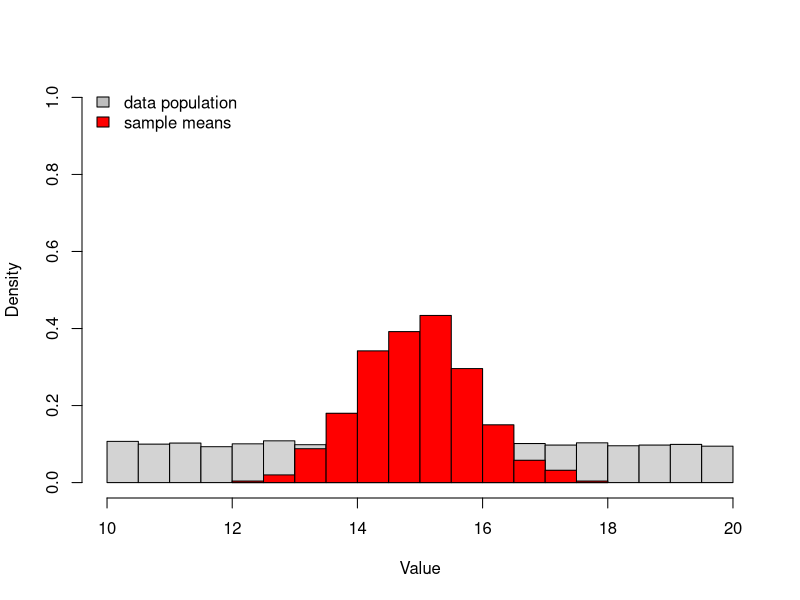
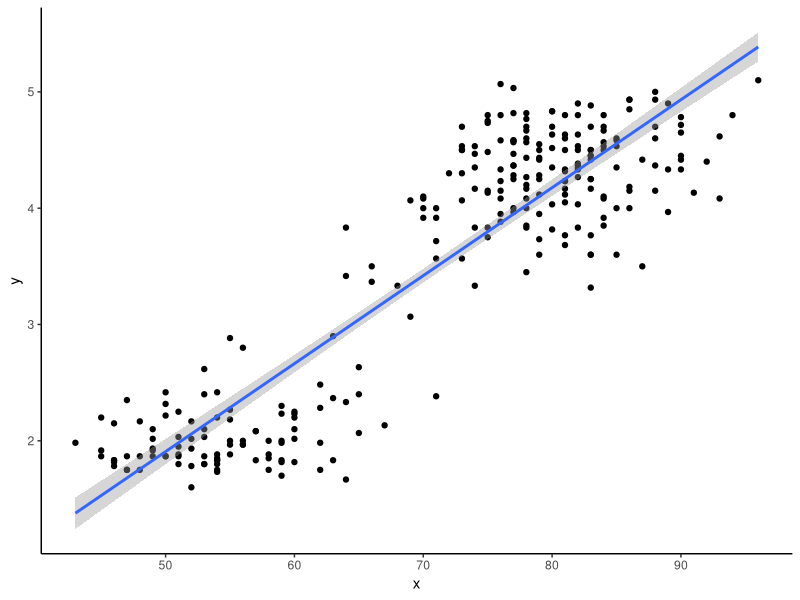
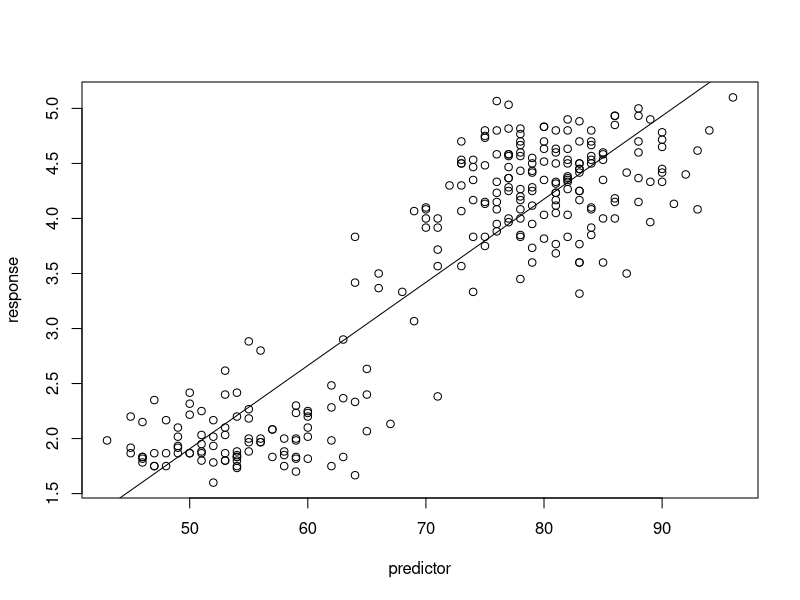
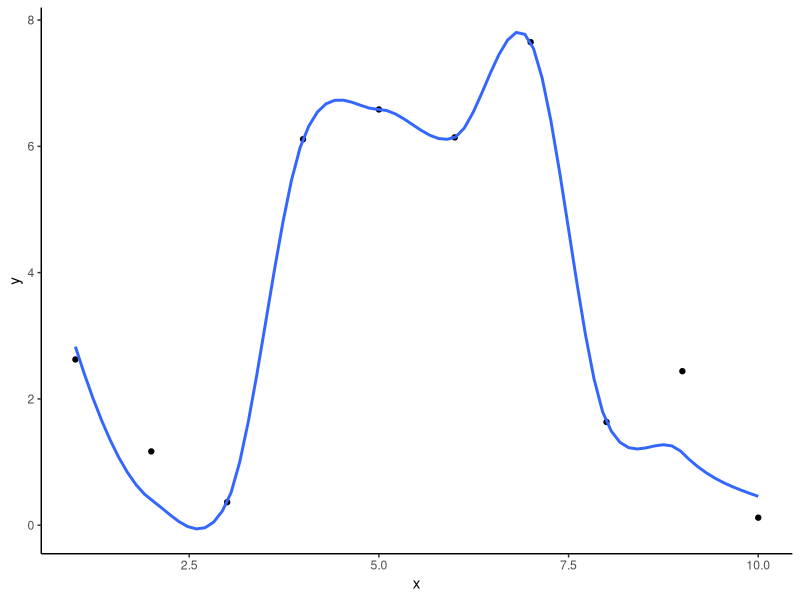
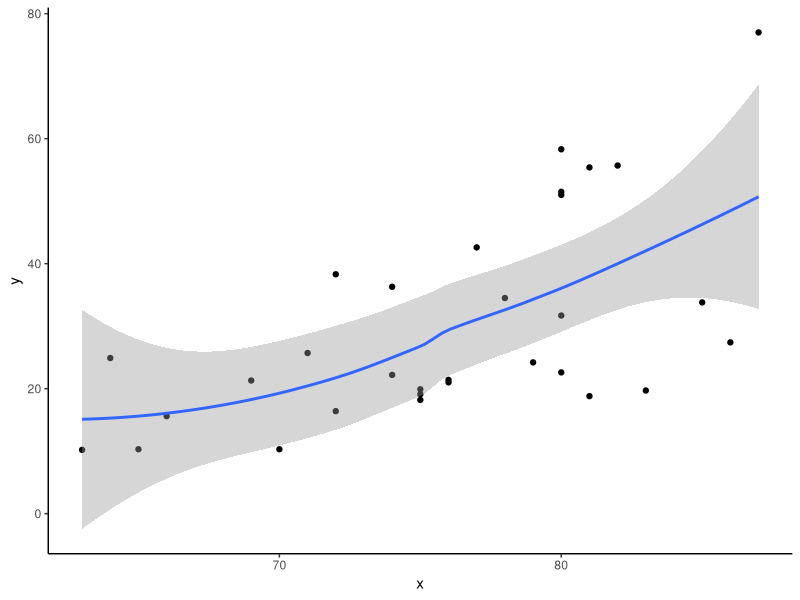
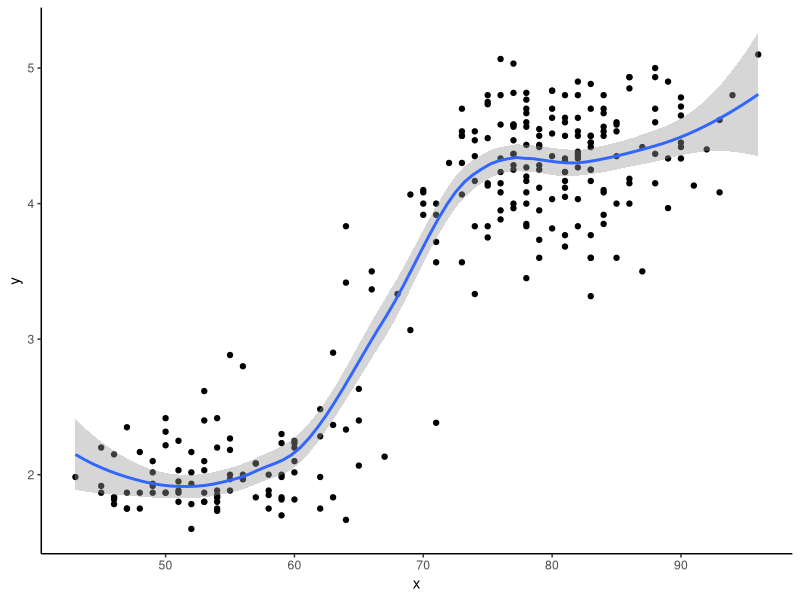
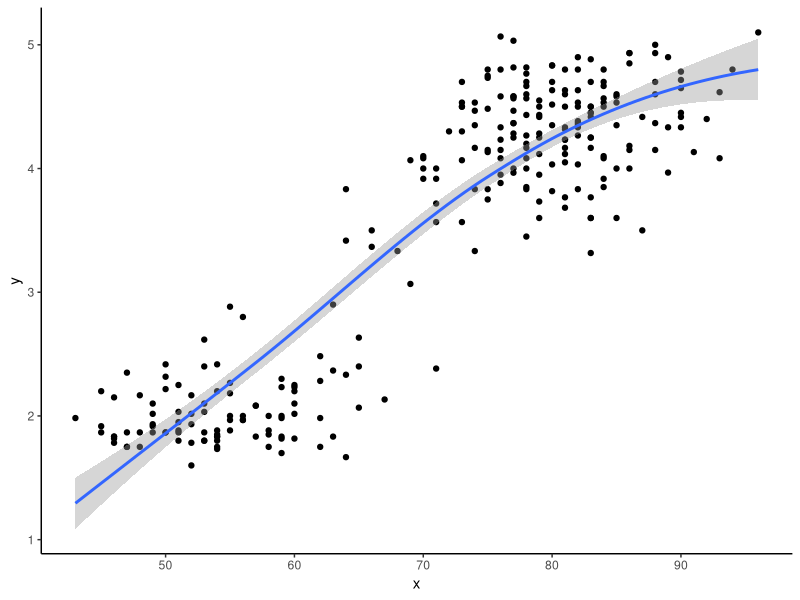
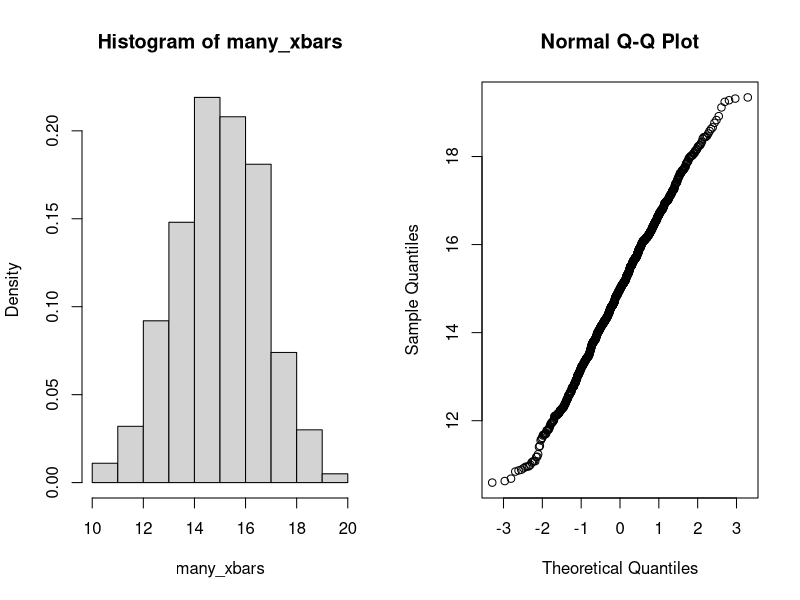

These charts were generated, in order, by the following R code: (Note: this script raises an error after producing the figures.)
## ---- chunk 1
library(dplyr)
library(ggplot2)
knitr::opts_chunk$set(echo = TRUE,cache = TRUE)
## ---- chunk 2

#  NRES 746, Lab 1  ----------------------
##  University of Nevada, Reno                        
##  Computational algorithms and review of statistics  

## ---- chunk 3

 # demo function (not part of lab)

myfunc <- function(x){
    # [add code here!]
}

## ---- chunk 4
myfunc <- function(x){     # demo function (not part of lab)
    sum(x)
}

## ---- chunk 5

# CENTRAL LIMIT THEOREM demonstration ------------------------

N <- 10          # sample size
lots <- 1000       # placeholder representing infinity 

##  Define the random number distribution. ------------------

runif(N,10,20)   # try uniform random number generator with min of 10 and max of 20. 

many_samples = replicate(lots,runif(N,10,20))  # do it many times!
many_xbars = colMeans(many_samples)

hist(many_samples,freq=F,ylim=c(0,1),main="",xlab="Value")      # plot out the distribution of sample means
hist(many_xbars,freq=F,add=T,col="red")    # overlay the distribution of the underlying data from which we are drawing samples.
legend("topleft",fill=c("gray","red"),legend=c("data population","sample means"),bty="n")     # add a legend to the plot

## ---- chunk 6

# LAB 1 answer key  --------------------

# this is just one solution- there are lots of other possibilities

## exercise 1a  ----------------------

CoefVar <- function(x){    
  cv <- sd(x,na.rm=TRUE)/mean(x,na.rm=TRUE)
  return(cv)     
}
#CoefVar(c(2,3,4,3,2,3,4))   # test your function

## ---- chunk 7

# Testing your code ------------------------ 
#   Explore the "trees" dataset 

#?trees

summary(trees)    # learn more about the data

trees$Height    # extract the "Height" column from the trees dataset.

CoefVar(trees$Height)    # run your new function!

## ---- chunk 8

library(ggplot2)

## exercise 1b ---------------------

    # ggplot version
DrawLine <- function(x,y){ 
  coefs <- coef(lm(y~x))
  df = data.frame(x=x,y=y)
  plot = ggplot(df,aes(x,y)) +
    geom_point() +
    geom_smooth(method="lm") +
    theme_classic()
  print(plot)
  return(coefs)
}

      # base R version
DrawLine_base <- function(x,y){ 
  plot(y~x,xlab="predictor",ylab="response")
  mod = lm(y~x)
  coefs <- coef(mod)
  abline(mod)
  return(coefs)
}

## ---- chunk 9

#DrawLine(trees$Height,trees$Volume)

# ?faithful
# summary(faithful)

## ggplot version:
DrawLine(faithful$waiting,faithful$eruptions)    # test your function using the old faithful eruptions data

## ggplot version:
DrawLine_base(faithful$waiting,faithful$eruptions)

## ---- chunk 10

## exercise 1c --------------------

    # ggplot version
DrawLine2 <- function(x,y,smooth=TRUE,span=1){ 
  if(smooth) coefs <- loess(y~x,span=span) else coefs <- coef(lm(y~x))
  df = data.frame(x=x,y=y)
  plot = ggplot(df,aes(x,y)) +
    geom_point() +
    geom_smooth(method="loess",span=span) +
    theme_classic()
  print(plot)
  return(coefs)
}

      # base R version
DrawLine2_base <- function(x,y,smooth=TRUE,span=1){  
  if(smooth==FALSE){
    plot(y~x)
    mod <- lm(y~x)
    coefs <- coef(mod)
    abline(coefs,lwd=2)
  }else{
    coefs <- loess(y~x,span=span)
    scatter.smooth(y~x,span=span,lpars=list(lwd=2))
  }
  return(coefs)     
}

## ---- chunk 11
xvec <- c(1:10)
yvec <- rnorm(length(xvec),c(2:6,7:3),2)
DrawLine2(xvec,yvec,smooth=T,span=0.5)    # run your new function!

DrawLine2(x=trees$Height,y=trees$Volume,smooth=F)

DrawLine2(faithful$waiting,faithful$eruptions,smooth=T,span=.5)    # test using the old faithful eruptions data

DrawLine2(faithful$waiting,faithful$eruptions,smooth=T,span=1.9)

## ---- chunk 12

## exercise 1d: CLT function  ------------------

CLTdemo <- function(N=10,min=0,max=1,visualize=T){
  lots <- 1000       # placeholder representing infinity 
  many_samples = replicate(lots,runif(N,min,max))  # generate lots of samples!
  many_xbars = colMeans(many_samples)  # compute lots of sample means
  if(visualize){
    layout(matrix(1:2,nrow=1))
    hist(many_xbars,freq=F)    # distribution of sample means.
    qqnorm(many_xbars)   # normal q-q plot
  }
  return(shapiro.test(many_xbars)$p.value)
}

## ---- chunk 13

CLTdemo(3,10,20)    # run your new function!

 ## you might want to replicate this many times...

replicate(5,CLTdemo(3,10,20,visualize=F))   # for example, replicate 5 times


## ---- chunk 14

newsum <- function(x,y=NULL){
  if(is.null(y)) sum(x) else x+y
}

newsum(5:10)   # use default value of y

newsum(5:10, 2)    

## ---- chunk 15

air_cleaned <- na.omit(airquality)    # remove rows with missing data

## ---- chunk 16

model1 <- lm(Ozone~Solar.R+Wind+Temp,data=air_cleaned)
summary(model1)

## ---- chunk 17

par(mfrow=c(3,2))
plot(model1, which=c(1:4))   # diagnostic plots (NOTE: the 'plot()' function returns these plots by default when the input is a linear regression model)


hist(residuals(model1), breaks=10)   # histogram of residuals
plot(predict(model1) ~ air_cleaned$Ozone)     # plot predicted vs observed- should follow 1:1 line. Examine this for model biases.
abline(0,1)

## ---- chunk 18

coplot(air_cleaned$Ozone~air_cleaned$Temp|air_cleaned$Solar.R,rows=1)  # the "|" operator can be read "conditional on"

       # alternatively, you can use ggplot
library(ggplot2)
ggplot(air_cleaned,aes(Temp,Solar.R)) +
  geom_point(aes(size=Ozone))


## ---- chunk 19
formula2 <- "Ozone ~ Wind + Solar.R * Temp"   # you can name formulas...
## ---- chunk 20

model2 <- lm(formula2,data=air_cleaned)

## ---- chunk 21

NobleFir.df <- read.csv("TreeData.csv")

## ---- chunk 22

boxplot(NobleFir.df$Northeastness~NobleFir.df$ABPR, xlab="Presence of Noble Fir", ylab="Northeastness")   # for example

## ---- chunk 23

Biomass_std.lm <- with(NobleFir.df,     # using the "with()" statement, we don't need to keep referencing the name of the data frame.
  lm(scale(Biomass) ~ scale(elev) + scale(Northeastness) + scale(Slope) + SlopePos + scale(StandAge))
)

## ---- chunk 24

with(NobleFir.df,
  symbols(x,y,circles=abs(residuals(Biomass_std.lm)), inches=0.3, ylab="Northing", xlab="Easting", main="Errors from Biomass Regression Model")
)

## ---- chunk 25

# your code here

## ---- chunk 26

# Exercise 4: brute force z-tests! --------------------


#   from lecture...

z.test.algorithm <- function(sample, pop.mean, pop.sd){
  
  # Compute the sample statistic
  observed_mean <- mean(sample)
  sample.size <- length(sample)   # compute sample size

  # Generate SAMPLING DISTRIBUTION
  
  reps <- 1000                 # set the number of replicate samples
  null_dist <- numeric(reps)       # initialize a storage structure for sampling distribution
  
  for(i in 1:reps){            # for each replicate... 
    nullsamp <- rnorm(sample.size,pop.mean,pop.sd)      # draw a sample assuming no treatment effect       
    null_dist[i] <- mean(nullsamp)           # compute and store the samples produced under the null hypothesis
  }
  
  more.extreme <- length(which(null_dist<=observed_mean))       # how many of these samples equal or exceed the sample statistic?
  p_value <- more.extreme/reps
  
  to_return <- list()   # initialize object to return
  
  to_return$null_dist <- null_dist
  to_return$p_value <- p_value
  to_return$observed_mean <- observed_mean
  
  return(to_return)

}

# population.mean = 4.5
# population.sd = 0.9
# my.sample = c(3.14,3.27,2.56,3.77,3.34,4.32,3.84,2.19,5.24,3.09)
# ztest <- z.test.algorithm(sample = my.sample, pop.mean=population.mean, pop.sd=population.sd )

## ---- chunk 27
population.mean = 4.5
population.sd = 0.9
my.sample = c(3.14,3.27,2.56,3.77,3.34,4.32,3.84,2.19,5.24,3.09)
# ztest <- z.test.algorithm(sample = my.sample, pop.mean=population.mean, pop.sd=population.sd )  # use function from class..

z.test.q4a <- function(sample, pop.mean, pop.sd, onetail=T){
    # [add code here!]
}
#z.test.q4a(sample = my.sample, pop.mean=population.mean, pop.sd=population.sd,onetail=F )   # test your function

## ---- chunk 28

## Question 4a  -----------------------

z.test.q4a <- function(sample, pop.mean, pop.sd, onetail=T){
  
  # Compute the sample statistic

  observed_mean <- mean(sample)

  sample.size <- length(sample)   # compute sample size

  # Generate SAMPLING DISTRIBUTION

  reps <- 1000                 # set the number of replicate samples
  null_dist <- numeric(reps)       # initialize a storage structure for sampling distribution

  for(i in 1:reps){            # for each replicate...
    nullsamp <- rnorm(sample.size,pop.mean,pop.sd)      # draw a sample assuming no treatment effect
    null_dist[i] <- mean(nullsamp)           # compute and store the sample produced under the null hypothesis
  }

  if(onetail==T){
    more.extreme <- length(which(null_dist<=observed_mean))       # how many of these samples are more extreme than the sample statistic?
    p_value <- more.extreme/reps
  }else{
    obs_dev <- abs(observed_mean-pop.mean)
    low <- pop.mean-obs_dev       # limit to extremeness in low body mass
    high <- pop.mean+obs_dev       # limit to extremeness in high body mass
    more.extreme <- length(which((null_dist<=low)|(null_dist>=high)))
    p_value <- more.extreme/reps
  }


  to_return <- list()   # initialize object to return

  to_return$null_dist <- null_dist
  to_return$p_value <- p_value
  to_return$observed_mean <- observed_mean

  return(to_return)

}


## ---- chunk 29

z.test.q4a <- function(sample, pop.mean, pop.sd, onetail=T){

  observed_mean <- mean(sample)
  
  sample.size <- length(sample)   # compute sample size
  
  reps <- 1000                 # set the number of replicate samples
  null_dist <- numeric(reps)       # initialize a storage structure for sampling distribution
  
  for(i in 1:reps){            # for each replicate... 
    nullsamp <- rnorm(sample.size,pop.mean,pop.sd)      # draw a sample assuming no treatment effect       
    null_dist[i] <- mean(nullsamp)           # compute and store the sample produced under the null hypothesis
  }
  
  if(onetail==T){
    more.extreme <- length(which(null_dist<=observed_mean))       # how many of these samples are more extreme than the sample statistic?
    p_value <- more.extreme/reps
  }else{
    obs_dev <- abs(observed_mean-pop.mean)
    low <- pop.mean-obs_dev       # limit to extremeness in low body mass
    high <- pop.mean+obs_dev       # limit to extremeness in high body mass
    more.extreme <- length(which((null_dist<=low)|(null_dist>=high)))
    p_value <- more.extreme/reps
  }
 
  to_return <- list()   # initialize object to return
  
  to_return$null_dist <- null_dist
  to_return$p_value <- p_value
  to_return$observed_mean <- observed_mean
  
  return(to_return)

}


## ---- chunk 30

population.mean = 4.5
population.sd = 0.9
my.sample = c(5.14,3.27,4.56,3.77,3.34,4.32,3.84,3.19,5.24,4.09)
z.test.q4a(sample = my.sample, pop.mean=population.mean, pop.sd=population.sd,onetail=F )

   # also try using the code from lecture to compare against a "real" z-test!

## ---- chunk 31
population.mean = 4.5
population.sd = 0.9
my.sample = c(5.14,3.27,4.56,3.77,3.34,4.32,3.84,3.19,5.24,4.09)
## ---- chunk 32

grade_this({
  if (!is.function(.result)) {
    fail("Remember to comment out everything but the function!")
  }
  fail_if(!all(names(.result(sample = my.sample, pop.mean=population.mean, pop.sd=population.sd,onetail=T ))%in%c("null_dist","p_value","observed_mean")),"check the list names for your returned object")
  fail_if(.result(sample = my.sample, pop.mean=population.mean, pop.sd=population.sd,onetail=T )$observed_mean!=mean(my.sample),"sample mean is incorrect") 
  pass_if(near(.result(sample = my.sample, pop.mean=population.mean, pop.sd=population.sd,onetail=T)$p_value,
               .solution(sample = my.sample, pop.mean=population.mean, pop.sd=population.sd,onetail=T)$p_value, 0.05))
  fail()
})

## ---- chunk 33
null.data=c(2.2,3.86,6.39,4.6,3.43,5.16,4.36,4.22,6.31,4.61,5.13,4.12,4.64,4.03,5.01,7.33,5.35,4.7,2.82,4.87,3.87,5.95,5.28,4.02,3.58,4.03,5.38,5.5,3.07,3.29,3.45,5.25,5.7,1.26,5.28,4.19,4.76,4.2,4.81,2.5)
my.sample = c(3.14,3.27,2.56,3.77,3.34,4.32,3.84,2.19,5.24,3.09)
# ztest <- z.test.algorithm(sample = my.sample, pop.mean=population.mean, pop.sd=population.sd )  # use function from class..

z.test.q4b <- function(sample, null.data){
    # [add code here!]
}
#z.test.q4b(sample = my.sample, null.data )   # test your function

## ---- chunk 34

## Question 4b  --------------------

z.test.q4b <- function(sample=my.sample, null.data){

  # Compute the sample statistic
  
  observed_mean <- mean(sample)
  
  sample.size <- length(sample)   # compute sample size

  # Generate SAMPLING DISTRIBUTION
  
  reps <- 1000                 # set the number of replicate samples
  null_dist <- numeric(reps)       # initialize a storage structure for sampling distribution
  
  for(i in 1:reps){            # for each replicate... 
    nullsamp <- sample(null.data,sample.size,replace=T)      # draw a sample assuming no treatment effect       
    null_dist[i] <- mean(nullsamp)           # compute and store the sample produced under the null hypothesis
  }
  
  more.extreme <- length(which(null_dist<=observed_mean))       # how many of these samples are more extreme than the sample statistic?
  p_value <- more.extreme/reps
  
  to_return <- list()   # initialize object to return
  
  to_return$null_dist <- null_dist
  to_return$p_value <- p_value
  to_return$observed_mean <- observed_mean
  
  return(to_return)

}

## ---- chunk 35

z.test.q4b <- function(sample=my.sample, null.data){
  
  observed_mean <- mean(sample)
  
  sample.size <- length(sample)   # compute sample size
  
  reps <- 1000                 # set the number of replicate samples
  null_dist <- numeric(reps)       # initialize a storage structure for sampling distribution
  
  for(i in 1:reps){            # for each replicate... 
    nullsamp <- sample(null.data,sample.size,replace=T)      # draw a sample assuming no treatment effect       
    null_dist[i] <- mean(nullsamp)           # compute and store the sample produced under the null hypothesis
  }
  
  
  more.extreme <- length(which(null_dist<=observed_mean))       # how many of these samples are more extreme than the sample statistic?
  p_value <- more.extreme/reps
  
  to_return <- list()   # initialize object to return
  
  to_return$null_dist <- null_dist
  to_return$p_value <- p_value
  to_return$observed_mean <- observed_mean
  
  return(to_return)

}


## ---- chunk 36

null.data=c(2.2,3.86,6.39,4.6,3.43,5.16,4.36,4.22,6.31,4.61,5.13,4.12,4.64,4.03,5.01,7.33,5.35,4.7,2.82,4.87,3.87,5.95,5.28,4.02,3.58,4.03,5.38,5.5,3.07,3.29,3.45,5.25,5.7,1.26,5.28,4.19,4.76,4.2,4.81,2.5)
my.sample = c(3.14,3.27,2.56,3.77,3.34,4.32,3.84,2.19,5.24,3.09)
z.test.q4b(sample = my.sample, null.data )

## ---- chunk 37
null.data=c(2.2,3.86,6.39,4.6,3.43,5.16,4.36,4.22,6.31,4.61,5.13,4.12,4.64,4.03,5.01,7.33,5.35,4.7,2.82,4.87,3.87,5.95,5.28)
my.sample = c(3.14,3.27,2.56,3.77,3.34,4.32,3.84,2.19,5.24,3.09)
## ---- chunk 38

grade_this({
  if (!is.function(.result)) {
    fail("Remember to comment out everything but the function!")
  }
  fail_if(!all(names(.result(sample = my.sample, null.data=null.data))%in%c("null_dist","p_value","observed_mean")),"check the list names for your returned object")
  fail_if(.result(sample = my.sample, null.data=null.data)$observed_mean!=mean(my.sample),"sample mean is incorrect") 
  pass_if(near(.result(sample = my.sample, null.data=null.data)$p_value,
               .solution(sample = my.sample, null.data=null.data)$p_value, 0.05))
  fail()
})

## ---- chunk 39

# Exercise 5: Bootstrapping regression coefficients! ---------------

# first, grab the code from the lecture (bootstrapping R-squared)

# Function for returning a vector of R-squared statistics from models regressing a response variable on multiple possible predictor variables
   # here we assume that all columns in the input data frame that are NOT the response variable are potential predictor variables.

Rsquared <- function(df,responsevar="Volume"){    # univariate models only- interaction and multiple regression not implemented here
  response <- df[,responsevar]       # extract the response variable
  names <- names(df)                  
  rsq <- numeric(length(names))        # named storage vector
  names(rsq) <- names(df)               
  rsq <- rsq[names(rsq)!=responsevar]           # assume that all columns that are not the response variable are possible predictor variables
  for(i in names(rsq)){         # loop through predictors
      predictor <- df[,i]                  # extract this predictor
      model <- lm(response~predictor)       # regress response on predictor
      rsq[i] <- summary(model)$r.square       # extract R-squared statistic
  }
  return(rsq)     
}

boot_sample <- function(df,statfunc,n_samples,n_stats,responsevar="Volume"){
  indices <- c(1:nrow(df))
  output <- matrix(NA,nrow=n_samples,ncol=n_stats)        # storage object- to store a single bootstrapped sample from the original data
  
  for(i in 1:n_samples){              # for each bootstrap replicate:
    boot_rows <- sample(indices,size=nrow(df),replace=T)         # randomly sample observations with replacement
    newdf <- df[boot_rows,]                       # dataframe of bootstrapped observations
    output[i,] <- statfunc(newdf,responsevar)                 # generate statistics from the bootstrapped sample  (e.g., compute Rsquared after regressing y on all possible x variables)
  }
  return(output)
}

# boot <- boot_sample(df=trees,statfunc=Rsquared,n_samples=1000,n_stats=2)   # generate test statistics (Rsquared vals) for 1000 bootstrap samples
# confint <- apply(boot,2,function(t)  quantile(t,c(0.025,0.5,0.975)))       # summarize the quantiles to generate confidence intervals for each predictor variable
# colnames(confint) <- names(stat)
# t(confint)


## ---- chunk 40
df <- mtcars[,c(1,3,4,6)]
   
RegressionCoefs <- function(df,responsevar){
    # [add code here!]
}
# RegressionCoefs(df,"mpg")

## ---- chunk 41

## exercise 5a  -------------------

RegressionCoefs <- function(df=trees,responsevar="Volume"){    # univariate models only- interaction and multiple regression not implemented here
  response <- df[,responsevar]       # extract the response variable
  names <- names(df)                  
  coefs <- numeric(length(names))        # named storage vector
  names(coefs) <- names(df)               
  coefs <- coefs[names(coefs)!=responsevar]           # assume that all columns that are not the response variable are possible predictor variables
  i=names(coefs)[1]
  for(i in names(coefs)){         # loop through predictors
      predictor <- df[,i]                  # extract this predictor
      model <- lm(response~predictor)       # regress response on predictor
      coefs[i] <- coefficients(model)["predictor"]       # extract slope term
  }
  return(coefs)     
}


## ---- chunk 42

RegressionCoefs <- function(df=trees,responsevar="Volume"){    # univariate models only- interaction and multiple regression not implemented here
  response <- df[,responsevar]       # extract the response variable
  names <- names(df)                  
  coefs <- numeric(length(names))        # named storage vector
  names(coefs) <- names(df)               
  coefs <- coefs[names(coefs)!=responsevar]           # assume that all columns that are not the response variable are possible predictor variables
  i=names(coefs)[1]
  for(i in names(coefs)){         # loop through predictors
      predictor <- df[,i]                  # extract this predictor
      model <- lm(response~predictor)       # regress response on predictor
      coefs[i] <- coefficients(model)["predictor"]       # extract slope term
  }
  return(coefs)     
}


## ---- chunk 43

RegressionCoefs(df=trees,responsevar="Volume")   # should return two regression coefficients

## ---- chunk 44
grade_this({
  if (!is.function(.result)) {
    fail("Remember to comment out everything but the function!")
  }
  pass_if(all(.result(df=trees,responsevar="Volume")==.solution(df=trees,responsevar="Volume")))
  fail()
})

## ---- chunk 45
df <- mtcars[,c(1,3,4,6)]
responsevar="mpg"

 # note: this is copied from the lecture code...
boot_sample <- function(df,statfunc,n_samples,responsevar="Volume"){
  indices <- c(1:nrow(df))
  output <- matrix(NA,nrow=n_samples,ncol=ncol(df)-1)        # storage object- to store a single bootstrapped sample from the original data
  
  for(i in 1:n_samples){              # for each bootstrap replicate:
    boot_rows <- sample(indices,size=nrow(df),replace=T)         # randomly sample observations with replacement
    newdf <- df[boot_rows,]                       # dataframe of bootstrapped observations
    output[i,] <- statfunc(newdf,responsevar)                 # generate statistics from the bootstrapped sample  (e.g., compute Rsquared after regressing y on all possible x variables)
  }
  return(output)
}

BootCoefs <- function(df,statfunc,n_samples,responsevar){
    # [add code here!]
}
# BootCoefs(df=df,statfunc=RegressionCoefs,
#               n_samples=1000,responsevar=responsevar)

## ---- chunk 46

## exercise 5b  -----------------

 # note: this is copied from the lecture code...
boot_sample <- function(df,statfunc,n_samples,responsevar="Volume"){
  indices <- c(1:nrow(df))
  output <- matrix(NA,nrow=n_samples,ncol=ncol(df)-1)        # storage object- to store a single bootstrapped sample from the original data
  
  for(i in 1:n_samples){              # for each bootstrap replicate:
    boot_rows <- sample(indices,size=nrow(df),replace=T)         # randomly sample observations with replacement
    newdf <- df[boot_rows,]                       # dataframe of bootstrapped observations
    output[i,] <- statfunc(newdf,responsevar)                 # generate statistics from the bootstrapped sample  (e.g., compute Rsquared after regressing y on all possible x variables)
  }
  return(output)
}


BootCoefs <- function(df=trees,statfunc=RegressionCoefs,n_samples=1000,responsevar="Volume"){    # univariate models only- interaction and multiple regression not implemented here
  boot <- boot_sample(df=df,statfunc=statfunc,n_samples=n_samples,responsevar=responsevar)   # generate test statistics (Rsquared vals) for 1000 bootstrap samples
  confint <- apply(boot,2,function(t)  quantile(t,c(0.025,0.5,0.975)))       # summarize the quantiles to generate confidence intervals for each predictor variable
  colnames(confint) <- paste("stat",c(1:(ncol(df)-1)),sep="")
  return(t(confint))     
}


## ---- chunk 47

 # note: this is copied from the lecture code...
boot_sample <- function(df,statfunc,n_samples,responsevar="Volume"){
  indices <- c(1:nrow(df))
  output <- matrix(NA,nrow=n_samples,ncol=ncol(df)-1)        # storage object- to store a single bootstrapped sample from the original data
  
  for(i in 1:n_samples){              # for each bootstrap replicate:
    boot_rows <- sample(indices,size=nrow(df),replace=T)         # randomly sample observations with replacement
    newdf <- df[boot_rows,]                       # dataframe of bootstrapped observations
    output[i,] <- statfunc(newdf,responsevar)                 # generate statistics from the bootstrapped sample  (e.g., compute Rsquared after regressing y on all possible x variables)
  }
  return(output)
}


BootCoefs <- function(df=trees,statfunc=RegressionCoefs,n_samples=1000,responsevar="Volume"){    # univariate models only- interaction and multiple regression not implemented here
  boot <- boot_sample(df=df,statfunc=statfunc,n_samples=n_samples,responsevar=responsevar)   # generate test statistics (Rsquared vals) for 1000 bootstrap samples
  confint <- apply(boot,2,function(t)  quantile(t,c(0.025,0.5,0.975)))       # summarize the quantiles to generate confidence intervals for each predictor variable
  colnames(confint) <- paste("stat",c(1:(ncol(df)-1)),sep="")
  return(t(confint))     
}


## ---- chunk 48

BootCoefs(df=trees,statfunc=RegressionCoefs,n_samples=1000,responsevar="Volume")

df <- mtcars[,c(1,3,4,6)]
responsevar="mpg"
BootCoefs(df=df,
          statfunc=RegressionCoefs,
          n_samples=1000,
          responsevar=responsevar
)

## ---- chunk 49

RegressionCoefs <- function(df=trees,responsevar="Volume"){    # univariate models only- interaction and multiple regression not implemented here
  response <- df[,responsevar]       # extract the response variable
  names <- names(df)                  
  coefs <- numeric(length(names))        # named storage vector
  names(coefs) <- names(df)               
  coefs <- coefs[names(coefs)!=responsevar]           # assume that all columns that are not the response variable are possible predictor variables
  i=names(coefs)[1]
  for(i in names(coefs)){         # loop through predictors
      predictor <- df[,i]                  # extract this predictor
      model <- lm(response~predictor)       # regress response on predictor
      coefs[i] <- coefficients(model)["predictor"]       # extract slope term
  }
  return(coefs)     
}


## ---- chunk 50
grade_this({
  if (!is.function(.result)) {
    fail("Remember to comment out everything but the function!")
  }
  fail_if(any(dim(.result(df=trees,
          statfunc=RegressionCoefs,
          n_samples=1000,
          responsevar="Volume"))!=c(2,3)),
          "check the dimension of the matrix that is returned")
  pass_if(all(near(.result(df=mtcars[,c(1,3,4,6)],
          statfunc=RegressionCoefs,
          n_samples=1000,
          responsevar="mpg"),
          .solution(df=mtcars[,c(1,3,4,6)],
          statfunc=RegressionCoefs,
          n_samples=1000,
          responsevar="mpg"),0.2)
          ))
  fail()
})

## ---- chunk 51

BootCoefs(df=trees,statfunc=RegressionCoefs,n_samples=1000,responsevar="Volume")

confint.lm(lm(Volume~Girth,trees))    # compare with lm() 
